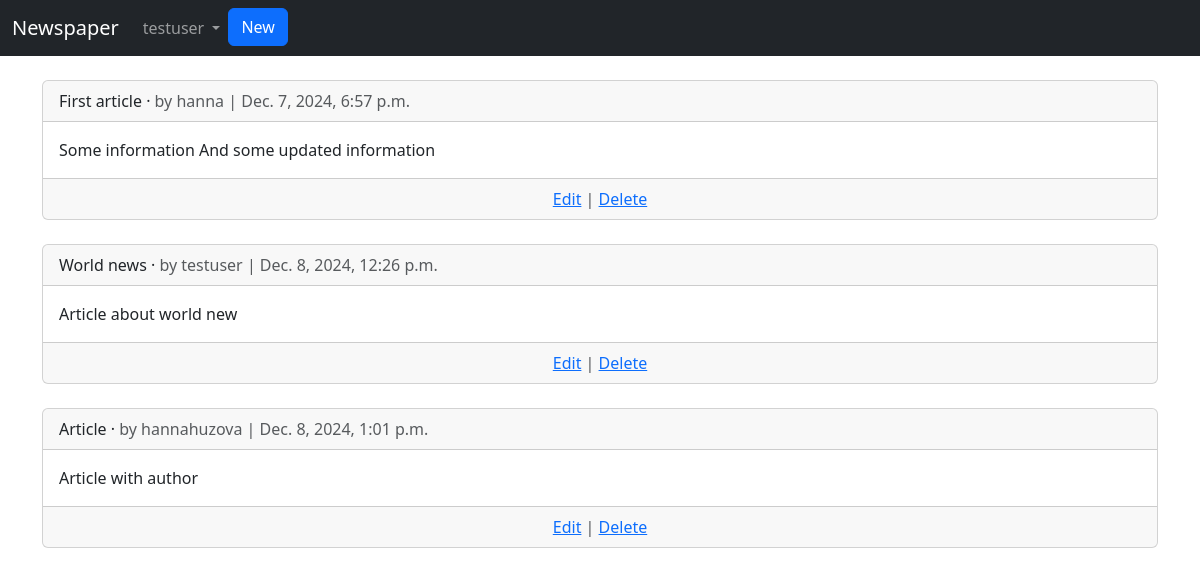
The page /articles/ (signed in) on the database its author committed.
### users/models.py (models this page shows)
class CustomUser(AbstractUser):
	age = models.PositiveIntegerField(default = 0)

### articles/models.py (models this page shows, shortened)
class Article(models.Model):
	title = models.CharField(max_length = 255)
	body = models.TextField()
	date = models.DateTimeField(auto_now_add = True)
	author = models.ForeignKey(settings.AUTH_USER_MODEL, on_delete = models.CASCADE)

### articles/views.py (the view)
# urls.py: path('', views.ArticleListView.as_view(), name = 'article_list'),
class ArticleListView(LoginRequiredMixin, ListView):
	model = models.Article
	template_name = 'article_list.html'
	login_url = 'login'

### templates/article_list.html (shortened to what this page needs)
{% extends 'base.html' %}
{% block content %}
	{% for article in object_list %}
		<div class="card">
			<div class="card-header">
				<span class="font-weight-bold">{{ article.title }}</span> &middot;
				<span class="text-muted">by {{ article.author }} | {{ article.date }}</supan>
			</div>
			<div class="card-body">
				{{ article.body }}
			</div>
			<div class="card-footer text-center text-muted">
				<a href="{% url 'article_edit' article.pk %}">Edit</a> |
				<a href="{% url 'article_delete' article.pk %}">Delete</a>
			</div>
		</div>
		<br />
	{% endfor %}
{% endblock %}

### templates/base.html (shortened to what this page needs)
<!doctype html>
<html lang="en">
	<head>
		<link href="https://cdn.jsdelivr.net/npm/bootstrap@5.3.3/dist/css/bootstrap.min.css" rel="stylesheet">
	</head>
	<body>
		<nav class="navbar navbar-expand-md navbar-dark bg-dark mb-4">
		  	<div class="container-fluid">
			   	<a class="navbar-brand" href="{% url 'home' %}">Newspaper</a>
			    <div class="collapse navbar-collapse d-flex justify-content-around" id="navbarSupportedContent">
			    {% if user.is_authenticated %}
			        <ul class="navbar-nav me-auto mb-2 mb-lg-0">
			            <li class="nav-item dropdown">
			          	<a class="nav-link dropdown-toggle" href="#" role="button" data-bs-toggle="dropdown" aria-expanded="false">
			            	{{ user.username }}
			          	</a>
			        	</li>
			          	<li class="nav-item">
			          		<a href="{% url 'article_new' %}" class = "btn btn-primary ml-2">New</a>
			          	</li>
			      	</ul>
			    {% endif %}
		    	</div>
		 	</div>
		</nav>
		<div class="container">
			{% block content %}
			{% endblock %}
		</div>
	</body>
</html>

### rows shown on the page
CustomUser: username "testuser"
Article: title "First article", author "hanna", date "Dec. 7, 2024, 6:57 p.m.", body "Some information And some updated information"
Article: title "World news", author "testuser", date "Dec. 8, 2024, 12:26 p.m.", body "Article about world new"
Article: title "Article", author "hannahuzova", date "Dec. 8, 2024, 1:01 p.m.", body "Article with author"
